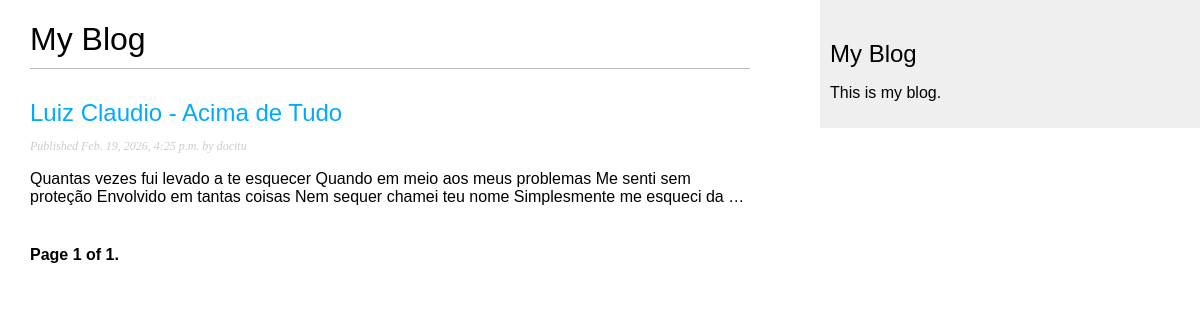
Page /blog/ on the earlier database version.
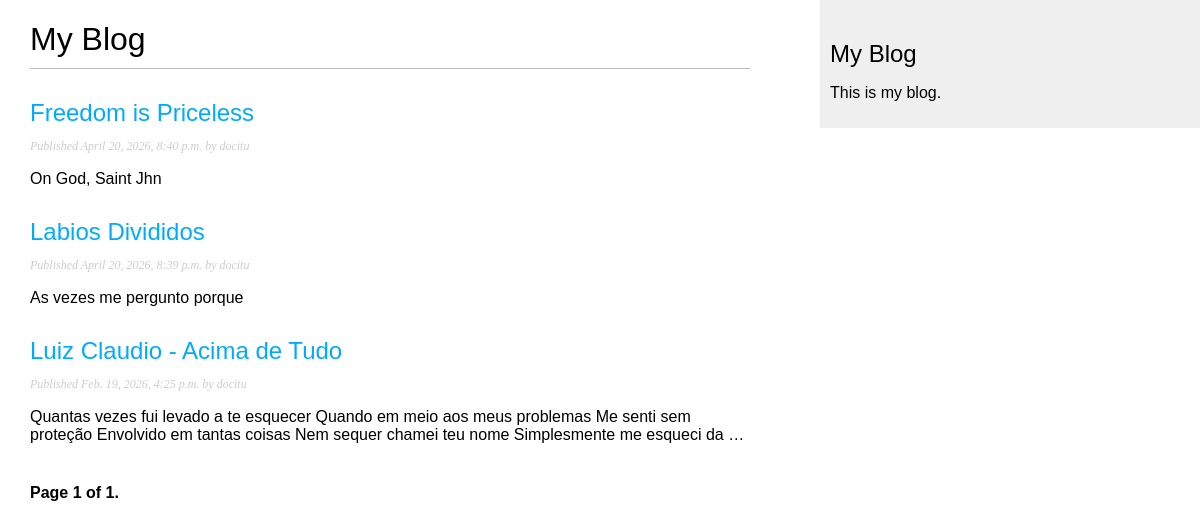
Same page on the later database version.
### blog/models.py (models this page shows, shortened)
class Post(models.Model):
    class Status (models.TextChoices):
        DRAFT = 'DF', 'Draft'
        PUBLISHED = 'PB', 'Published'
    title = models.CharField(max_length=250)
    slug = models.SlugField(
        max_length=250,
        unique_for_date='publish'
    )
    author = models.ForeignKey(
        settings.AUTH_USER_MODEL,
        on_delete=models.CASCADE,
        related_name='blog_posts'
    )
    body = models.TextField()
    publish = models.DateTimeField(default=timezone.now)
    created = models.DateTimeField(auto_now_add=True)
    updated = models.DateTimeField(auto_now=True)
    status = models.CharField(
        max_length=2,
        choices=Status.choices,
        default=Status.DRAFT
    )
    objects = models.Manager()
    published = PublishedManager()
    class Meta:
        ordering = ['-publish']
        indexes = [
            models.Index(fields=['-publish']),
        ]
    def get_absolute_url(self):
        return reverse('blog:post_detail', args=[
            self.publish.year,
            self.publish.month,
            self.publish.day,
            self.slug
        ])

### blog/views.py (the view)
# urls.py: path("", views.PostListView.as_view(), name="post_list"),
class PostListView(ListView):
    queryset = Post.published.all()
    context_object_name = "posts"
    paginate_by = 3
    template_name = "blog/post/list.html"

### blog/templates/blog/post/list.html (shortened to what this page needs)
{% extends 'blog/base.html' %}
{% block content %}
    <h1>My Blog</h1>
    {% for post in posts %}
        <h2>
            <a href="{{post.get_absolute_url}}">
                {{ post.title }}
            </a>
        </h2>
        <p class="date">
            Published {{ post.publish }} by {{ post.author }}
        </p>
        {{ post.body|truncatewords:30|linebreaks }}
    {% endfor %}
    {% include "pagination.html" with page=page_obj %}
{% endblock content %}

### blog/templates/blog/base.html (shortened to what this page needs)
{% load static %}
<!DOCTYPE html>
<html lang="en">
    <head>
        <link href="{% static 'blog/css/blog.css' %}" rel="stylesheet">
    </head>
    <body>
        <div id="content">
            {% block content %}{% endblock %}
        </div>
        <div id="sidebar">
            <h2>My Blog</h2>
            <p>This is my blog.</p>
        </div>
    </body>
</html>

### blog/templates/pagination.html (shortened to what this page needs)
<div class="pagination">
    <span class="step-links">
            <span class="current">
            Page {{ page.number }} of {{ page.paginator.num_pages }}.
            </span>
    </span>
</div>

### blog/static/blog/css/blog.css (style rules this page uses)
body { margin:0; padding:0; font-family:helvetica, sans-serif; }
a { color:#00abff; text-decoration:none; }
h1 { font-weight:normal; border-bottom:1px solid #bbb; padding:0 0 10px 0; }
h2 { font-weight:normal; margin:30px 0 0; }
#content { float:left; width:60%; padding:0 0 0 30px; }
#sidebar { float:right; width:30%; padding:10px; background:#efefef; height:100%; }
p.date { color:#ccc; font-family: georgia, serif; font-size: 12px; font-style: italic; }
.pagination { margin:40px 0; font-weight:bold; }

Differences in the rows shown:
added Post: title "Freedom is Priceless", publish "April 20, 2026, 8:40 p.m.", author "docitu", body "On God, Saint Jhn"
added Post: title "Labios Divididos", publish "April 20, 2026, 8:39 p.m.", author "docitu", body "As vezes me pergunto porque"
